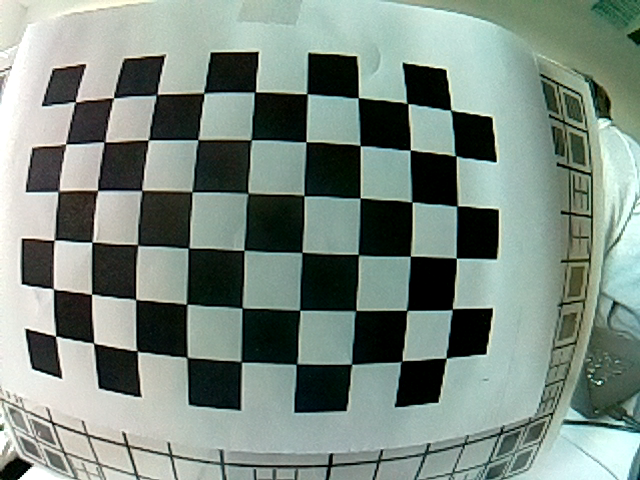
#> input picture storage/chessboard-calibration/0.png, 640 x 480 px, given in place of 0.png.png, which was not available
$ python undistort.py
#> lines starting #> are read from the running program, lines starting #| are printed output that depends on the picture
### src/chessboard/utils.py
import os.path

import cv2


# [7 lines left out: function save_coefficients, not called in this run]


def load_coefficients(path):
    """Loads camera matrix and distortion coefficients."""
    # FILE_STORAGE_READ
    if not os.path.exists(path):
        raise RuntimeError('Path: "' + os.getcwd() + path + '" does not exist')
    cv_file = cv2.FileStorage(path, cv2.FILE_STORAGE_READ)

    # note we also have to specify the type to retrieve other wise we only get a
    # FileNode object back instead of a matrix
    camera_matrix = cv_file.getNode('K').mat()
    dist_matrix = cv_file.getNode('D').mat()

    cv_file.release()
    return [camera_matrix, dist_matrix]

### src/chessboard/undistort.py
from src.chessboard import utils
import cv2


def main():
    [camera_matrix, dist_matrix] = utils.load_coefficients(
        '../../storage/chessboard-calibration/calibration_chessboard.yml')

    img = cv2.imread("./storage/chessboard-calibration/" + input("Chessboard Number: ") + ".png")
#> the answer given: ../../storage/chessboard-calibration/0.png
#> img is the input picture: shape (480, 640, 3); mean B, G, R 128.4, 137.6, 123.1

    height, width = img.shape[:2]
#> height = 480; width = 640

    newcameramatrix, _ = cv2.getOptimalNewCameraMatrix(
        camera_matrix, dist_matrix, (width, height), 0.5, (width, height)
    )

    print(img.shape[:2])
#| (480, 640)

    corrected_img = cv2.undistort(img, camera_matrix, dist_matrix, None, newcameramatrix)
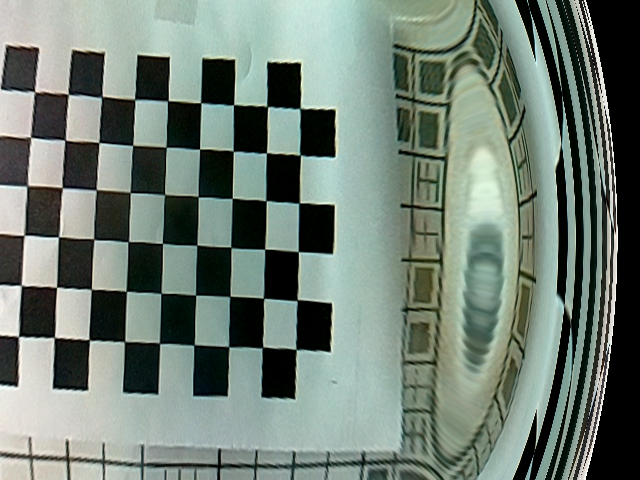
#> corrected_img: shape (480, 640, 3); mean B, G, R 116.2, 126.2, 112.6

    cv2.imwrite("undistort.png", corrected_img)


if __name__ == '__main__':
    main()

$ run again, on storage/chessboard-calibration/2.png
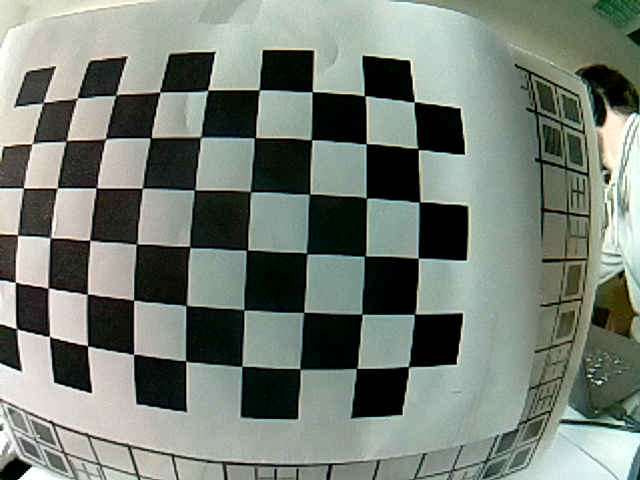
#> input picture storage/chessboard-calibration/2.png, 640 x 480 px, given in place of 2.png.png, which was not available
#> in main, img is the input picture: shape (480, 640, 3); mean B, G, R 117, 126.4, 117.7
#| (480, 640)
#> in main, `corrected_img = cv2.undistort(img, camera_matrix, dist_matrix, None, n..`:
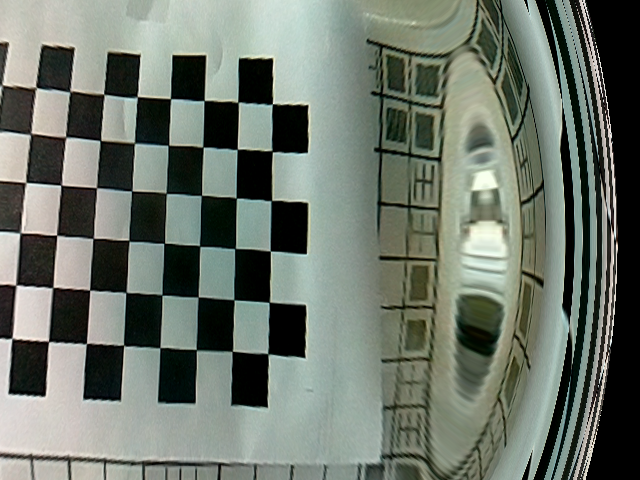
#> corrected_img: shape (480, 640, 3); mean B, G, R 107.2, 117.4, 109.3

$ run again, on storage/chessboard-calibration/3.png
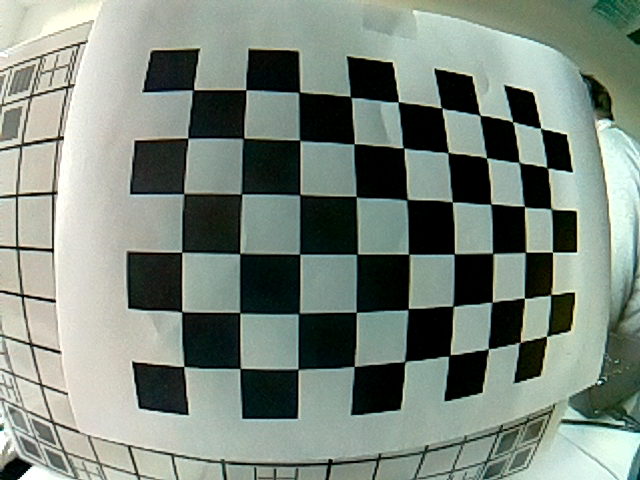
#> input picture storage/chessboard-calibration/3.png, 640 x 480 px, given in place of 3.png.png, which was not available
#> in main, img is the input picture: shape (480, 640, 3); mean B, G, R 124, 134.5, 123
#| (480, 640)
#> in main, `corrected_img = cv2.undistort(img, camera_matrix, dist_matrix, None, n..`:
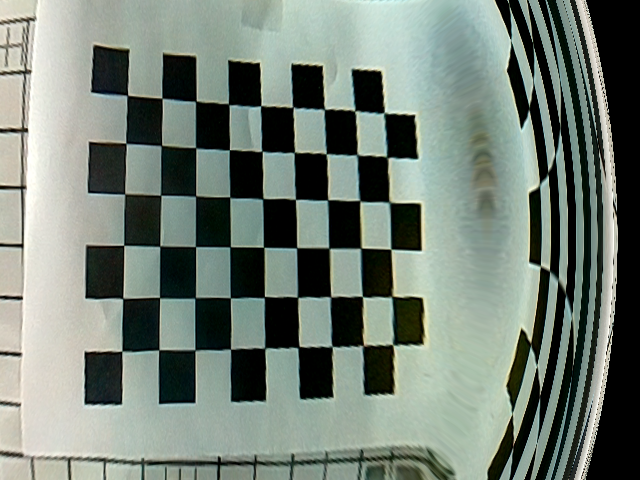
#> corrected_img: shape (480, 640, 3); mean B, G, R 118.4, 128.1, 116.9

$ run again, on storage/chessboard-calibration/4.png
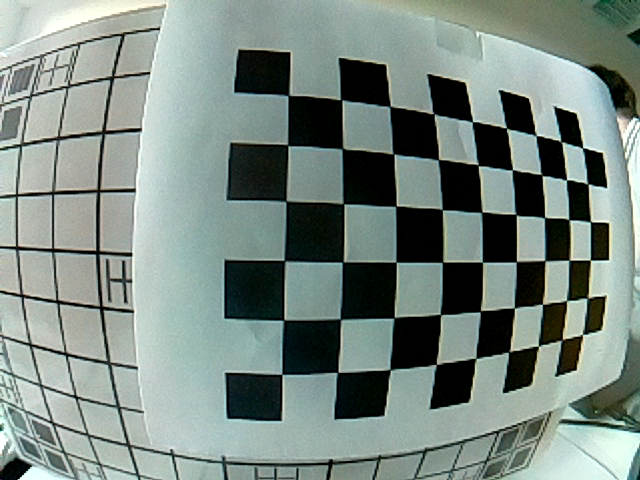
#> input picture storage/chessboard-calibration/4.png, 640 x 480 px, given in place of 4.png.png, which was not available
#> in main, img is the input picture: shape (480, 640, 3); mean B, G, R 130.1, 137, 122.9
#| (480, 640)
#> in main, `corrected_img = cv2.undistort(img, camera_matrix, dist_matrix, None, n..`:
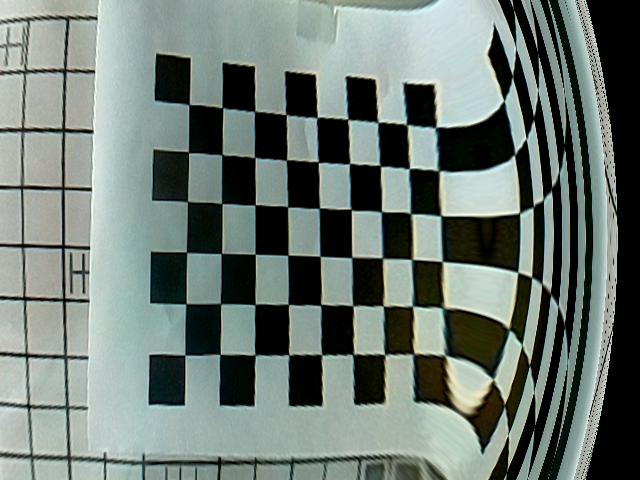
#> corrected_img: shape (480, 640, 3); mean B, G, R 116.3, 122.9, 110.9
